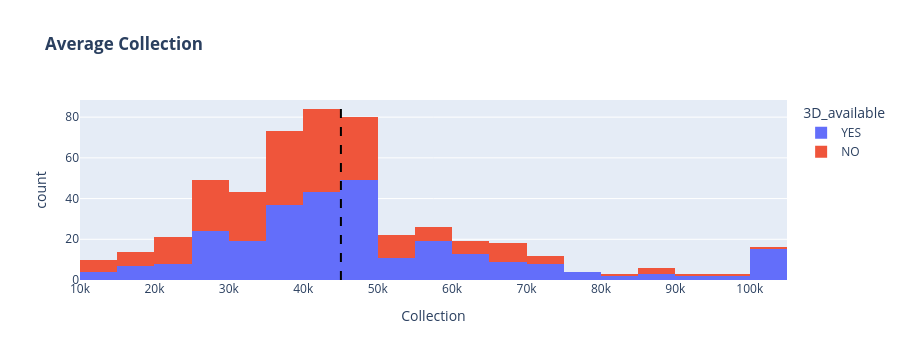

The code cell stored with this chart in its notebook:
### Code cell
fig = px.histogram(df, 'Collection',             
                   color="3D_available",
                   title="<b>Average Collection</b>")

fig.add_vline(x=df['Collection'].mean(), line_width=2, line_dash="dash", line_color="black")

fig.show()

### Figure 1 — Plotly figure (JSON) as saved in the notebook; plotly's stock layout.template omitted (floating-point values rounded to 4 significant figures; data arrays with more than 128 entries replaced by an {"elided": "..."} marker saying what was removed)
{"data": [{"alignmentgroup": "True", "bingroup": "x", "hovertemplate": "3D_available=YES<br>Collection=%{x}<br>count=%{y}<extra></extra>", "legendgroup": "YES", "marker": {"color": "#636efa", "pattern": {"shape": ""}}, "name": "YES", "offsetgroup": "YES", "orientation": "v", "showlegend": true, "type": "histogram", "x": {"elided": "279 int values"}, "xaxis": "x", "yaxis": "y"}, {"alignmentgroup": "True", "bingroup": "x", "hovertemplate": "3D_available=NO<br>Collection=%{x}<br>count=%{y}<extra></extra>", "legendgroup": "NO", "marker": {"color": "#EF553B", "pattern": {"shape": ""}}, "name": "NO", "offsetgroup": "NO", "orientation": "v", "showlegend": true, "type": "histogram", "x": {"elided": "227 int values"}, "xaxis": "x", "yaxis": "y"}], "layout": {"barmode": "relative", "height": 360, "legend": {"title": {"text": "3D_available"}, "tracegroupgap": 0}, "shapes": [{"line": {"color": "black", "dash": "dash", "width": 2}, "type": "line", "x0": 45060.0, "x1": 45060.0, "xref": "x", "y0": 0, "y1": 1, "yref": "y domain"}], "title": {"text": "<b>Average Collection</b>"}, "xaxis": {"anchor": "y", "autorange": true, "domain": [0, 1], "range": [10000.0, 105000.0], "title": {"text": "Collection"}, "type": "linear"}, "yaxis": {"anchor": "x", "autorange": true, "domain": [0, 1], "range": [0, 88.42], "title": {"text": "count"}}}}
